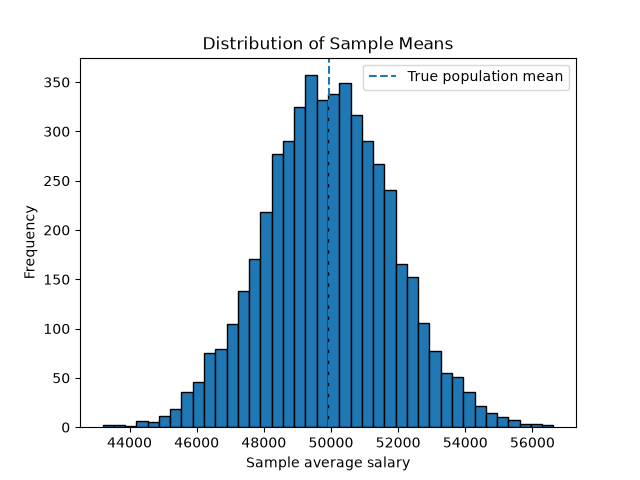

Generate this figure with Python:
import numpy as np
import matplotlib.pyplot as plt

rng = np.random.default_rng(42)    # 42 = seed

# Create a hypothetical population
population = rng.normal(
    loc=50000,            # loc is the mean, the value the data is centered around.
    scale=12000,          # scale is the standard deviation, which measures how far values typically stray from the center
    size=100000           # size is the number of values to generate
)

# True population average
population_mean = population.mean()

# Draw one sample
sample_size = 40

sample = rng.choice(
    population,
    size=sample_size,
    replace=False               # no value can be picked twice 
)

sample_mean = sample.mean()
sample_std = sample.std(ddof=1)      # ddof=1 divides by n − 1 instead of n

standard_error = sample_std / np.sqrt(sample_size)

print("Population mean:", population_mean)
print("Sample mean:", sample_mean)
print("Sample standard deviation:", sample_std)
print("Estimated standard error:", standard_error)

# Repeat the sampling process 5,000 times
sample_means = []

for _ in range(5000):
    new_sample = rng.choice(
        population,
        size=sample_size,
        replace=False
    )

    sample_means.append(new_sample.mean())

# Visualise the distribution of sample means
plt.hist(sample_means, bins=40, edgecolor="black")

plt.axvline(
    population_mean,
    linestyle="--",
    label="True population mean"
)

plt.xlabel("Sample average salary")
plt.ylabel("Frequency")
plt.title("Distribution of Sample Means")
plt.legend()

plt.show()
